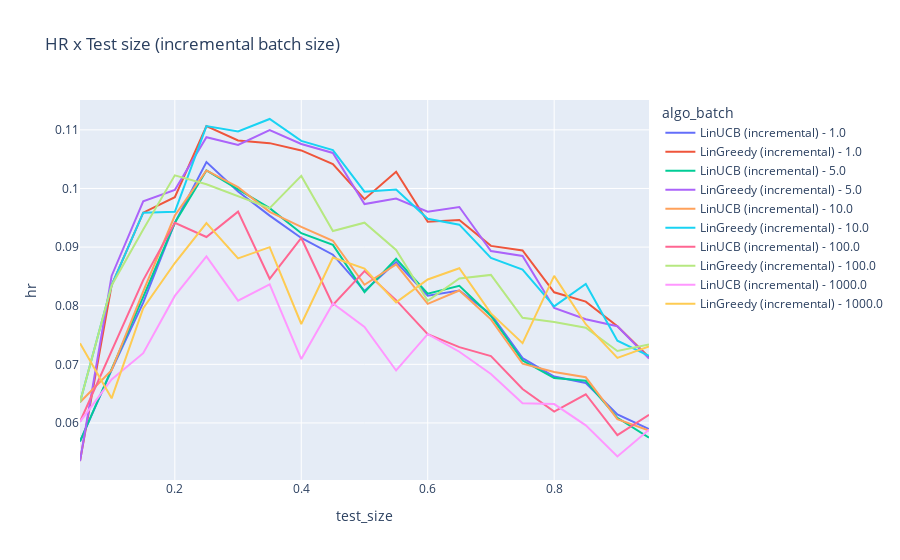

Source (notebook cell):
### Code cell
fig = px.line(df_results_incremental, x="test_size", y="hr", color='algo_batch', title='HR x Test size (incremental batch size)')
fig.show()
fig.write_html('results/hr_x_test_size_incremental_batch_size.html')

### Figure 1 — Plotly figure (JSON) as saved in the notebook; plotly's stock layout.template omitted (floating-point values rounded to 4 significant figures)
{"data": [{"hovertemplate": "algo_batch=LinUCB (incremental) - 1.0<br>test_size=%{x}<br>hr=%{y}<extra></extra>", "legendgroup": "LinUCB (incremental) - 1.0", "line": {"color": "#636efa", "dash": "solid"}, "marker": {"symbol": "circle"}, "mode": "lines", "name": "LinUCB (incremental) - 1.0", "orientation": "v", "showlegend": true, "type": "scatter", "x": [0.05, 0.1, 0.15, 0.2, 0.25, 0.3, 0.35, 0.4, 0.45, 0.5, 0.55, 0.6, 0.65, 0.7, 0.75, 0.8, 0.85, 0.9, 0.95], "xaxis": "x", "y": [0.05686, 0.06902, 0.08054, 0.09414, 0.1045, 0.09947, 0.09537, 0.09155, 0.0887, 0.08252, 0.08743, 0.08171, 0.08259, 0.07855, 0.07105, 0.06792, 0.06683, 0.06146, 0.05897], "yaxis": "y"}, {"hovertemplate": "algo_batch=LinGreedy (incremental) - 1.0<br>test_size=%{x}<br>hr=%{y}<extra></extra>", "legendgroup": "LinGreedy (incremental) - 1.0", "line": {"color": "#EF553B", "dash": "solid"}, "marker": {"symbol": "circle"}, "mode": "lines", "name": "LinGreedy (incremental) - 1.0", "orientation": "v", "showlegend": true, "type": "scatter", "x": [0.05, 0.1, 0.15, 0.2, 0.25, 0.3, 0.35, 0.4, 0.45, 0.5, 0.55, 0.6, 0.65, 0.7, 0.75, 0.8, 0.85, 0.9, 0.95], "xaxis": "x", "y": [0.05351, 0.08347, 0.09588, 0.0985, 0.1106, 0.1082, 0.1077, 0.1065, 0.1042, 0.09818, 0.1029, 0.09432, 0.09462, 0.09021, 0.08942, 0.08229, 0.0807, 0.07651, 0.07122], "yaxis": "y"}, {"hovertemplate": "algo_batch=LinUCB (incremental) - 5.0<br>test_size=%{x}<br>hr=%{y}<extra></extra>", "legendgroup": "LinUCB (incremental) - 5.0", "line": {"color": "#00cc96", "dash": "solid"}, "marker": {"symbol": "circle"}, "mode": "lines", "name": "LinUCB (incremental) - 5.0", "orientation": "v", "showlegend": true, "type": "scatter", "x": [0.05, 0.1, 0.15, 0.2, 0.25, 0.3, 0.35, 0.4, 0.45, 0.5, 0.55, 0.6, 0.65, 0.7, 0.75, 0.8, 0.85, 0.9, 0.95], "xaxis": "x", "y": [0.05686, 0.06902, 0.0815, 0.09414, 0.1031, 0.09985, 0.09664, 0.09237, 0.09037, 0.08231, 0.088, 0.08205, 0.08339, 0.07826, 0.07065, 0.06767, 0.06719, 0.06088, 0.05751], "yaxis": "y"}, {"hovertemplate": "algo_batch=LinGreedy (incremental) - 5.0<br>test_size=%{x}<br>hr=%{y}<extra></extra>", "legendgroup": "LinGreedy (incremental) - 5.0", "line": {"color": "#ab63fa", "dash": "solid"}, "marker": {"symbol": "circle"}, "mode": "lines", "name": "LinGreedy (incremental) - 5.0", "orientation": "v", "showlegend": true, "type": "scatter", "x": [0.05, 0.1, 0.15, 0.2, 0.25, 0.3, 0.35, 0.4, 0.45, 0.5, 0.55, 0.6, 0.65, 0.7, 0.75, 0.8, 0.85, 0.9, 0.95], "xaxis": "x", "y": [0.05351, 0.08507, 0.09779, 0.09975, 0.1087, 0.1074, 0.1099, 0.1076, 0.1061, 0.09733, 0.09829, 0.09604, 0.09684, 0.08933, 0.08848, 0.07962, 0.07768, 0.07651, 0.07098], "yaxis": "y"}, {"hovertemplate": "algo_batch=LinUCB (incremental) - 10.0<br>test_size=%{x}<br>hr=%{y}<extra></extra>", "legendgroup": "LinUCB (incremental) - 10.0", "line": {"color": "#FFA15A", "dash": "solid"}, "marker": {"symbol": "circle"}, "mode": "lines", "name": "LinUCB (incremental) - 10.0", "orientation": "v", "showlegend": true, "type": "scatter", "x": [0.05, 0.1, 0.15, 0.2, 0.25, 0.3, 0.35, 0.4, 0.45, 0.5, 0.55, 0.6, 0.65, 0.7, 0.75, 0.8, 0.85, 0.9, 0.95], "xaxis": "x", "y": [0.06355, 0.06902, 0.08245, 0.09539, 0.1031, 0.1002, 0.09601, 0.09345, 0.09108, 0.08358, 0.08705, 0.08032, 0.08259, 0.07767, 0.07011, 0.06868, 0.06779, 0.06064, 0.05872], "yaxis": "y"}, {"hovertemplate": "algo_batch=LinGreedy (incremental) - 10.0<br>test_size=%{x}<br>hr=%{y}<extra></extra>", "legendgroup": "LinGreedy (incremental) - 10.0", "line": {"color": "#19d3f3", "dash": "solid"}, "marker": {"symbol": "circle"}, "mode": "lines", "name": "LinGreedy (incremental) - 10.0", "orientation": "v", "showlegend": true, "type": "scatter", "x": [0.05, 0.1, 0.15, 0.2, 0.25, 0.3, 0.35, 0.4, 0.45, 0.5, 0.55, 0.6, 0.65, 0.7, 0.75, 0.8, 0.85, 0.9, 0.95], "xaxis": "x", "y": [0.06355, 0.08347, 0.09588, 0.09601, 0.1106, 0.1097, 0.1119, 0.1081, 0.1065, 0.09945, 0.09981, 0.09484, 0.09383, 0.08817, 0.08618, 0.07988, 0.08372, 0.07404, 0.07146], "yaxis": "y"}, {"hovertemplate": "algo_batch=LinUCB (incremental) - 100.0<br>test_size=%{x}<br>hr=%{y}<extra></extra>", "legendgroup": "LinUCB (incremental) - 100.0", "line": {"color": "#FF6692", "dash": "solid"}, "marker": {"symbol": "circle"}, "mode": "lines", "name": "LinUCB (incremental) - 100.0", "orientation": "v", "showlegend": true, "type": "scatter", "x": [0.05, 0.1, 0.15, 0.2, 0.25, 0.3, 0.35, 0.4, 0.45, 0.5, 0.55, 0.6, 0.65, 0.7, 0.75, 0.8, 0.85, 0.9, 0.95], "xaxis": "x", "y": [0.0602, 0.07223, 0.08437, 0.09414, 0.09173, 0.09605, 0.0846, 0.09155, 0.08014, 0.08591, 0.08095, 0.07514, 0.07294, 0.07141, 0.06578, 0.06194, 0.0649, 0.05794, 0.06139], "yaxis": "y"}, {"hovertemplate": "algo_batch=LinGreedy (incremental) - 100.0<br>test_size=%{x}<br>hr=%{y}<extra></extra>", "legendgroup": "LinGreedy (incremental) - 100.0", "line": {"color": "#B6E880", "dash": "solid"}, "marker": {"symbol": "circle"}, "mode": "lines", "name": "LinGreedy (incremental) - 100.0", "orientation": "v", "showlegend": true, "type": "scatter", "x": [0.05, 0.1, 0.15, 0.2, 0.25, 0.3, 0.35, 0.4, 0.45, 0.5, 0.55, 0.6, 0.65, 0.7, 0.75, 0.8, 0.85, 0.9, 0.95], "xaxis": "x", "y": [0.06355, 0.08347, 0.093, 0.1022, 0.1007, 0.09871, 0.09664, 0.1021, 0.09275, 0.09416, 0.08952, 0.08084, 0.08465, 0.08525, 0.07794, 0.07721, 0.07624, 0.07228, 0.0734], "yaxis": "y"}, {"hovertemplate": "algo_batch=LinUCB (incremental) - 1000.0<br>test_size=%{x}<br>hr=%{y}<extra></extra>", "legendgroup": "LinUCB (incremental) - 1000.0", "line": {"color": "#FF97FF", "dash": "solid"}, "marker": {"symbol": "circle"}, "mode": "lines", "name": "LinUCB (incremental) - 1000.0", "orientation": "v", "showlegend": true, "type": "scatter", "x": [0.05, 0.1, 0.15, 0.2, 0.25, 0.3, 0.35, 0.4, 0.45, 0.5, 0.55, 0.6, 0.65, 0.7, 0.75, 0.8, 0.85, 0.9, 0.95], "xaxis": "x", "y": [0.0602, 0.06742, 0.07191, 0.08167, 0.08842, 0.08087, 0.08365, 0.0709, 0.08038, 0.07639, 0.06895, 0.07514, 0.07215, 0.06835, 0.06335, 0.06322, 0.05959, 0.0543, 0.05884], "yaxis": "y"}, {"hovertemplate": "algo_batch=LinGreedy (incremental) - 1000.0<br>test_size=%{x}<br>hr=%{y}<extra></extra>", "legendgroup": "LinGreedy (incremental) - 1000.0", "line": {"color": "#FECB52", "dash": "solid"}, "marker": {"symbol": "circle"}, "mode": "lines", "name": "LinGreedy (incremental) - 1000.0", "orientation": "v", "showlegend": true, "type": "scatter", "x": [0.05, 0.1, 0.15, 0.2, 0.25, 0.3, 0.35, 0.4, 0.45, 0.5, 0.55, 0.6, 0.65, 0.7, 0.75, 0.8, 0.85, 0.9, 0.95], "xaxis": "x", "y": [0.07358, 0.06421, 0.07958, 0.08728, 0.09409, 0.08808, 0.08999, 0.07688, 0.08823, 0.08633, 0.08057, 0.08447, 0.08639, 0.07869, 0.07362, 0.08509, 0.07684, 0.0711, 0.07304], "yaxis": "y"}], "layout": {"legend": {"title": {"text": "algo_batch"}, "tracegroupgap": 0}, "title": {"text": "HR x Test size (incremental batch size)"}, "xaxis": {"anchor": "y", "domain": [0, 1], "title": {"text": "test_size"}}, "yaxis": {"anchor": "x", "domain": [0, 1], "title": {"text": "hr"}}}}
